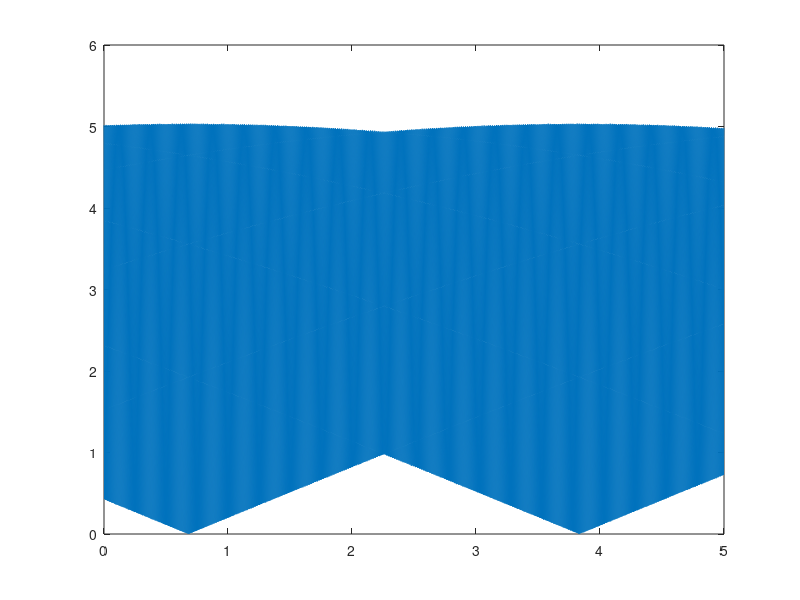
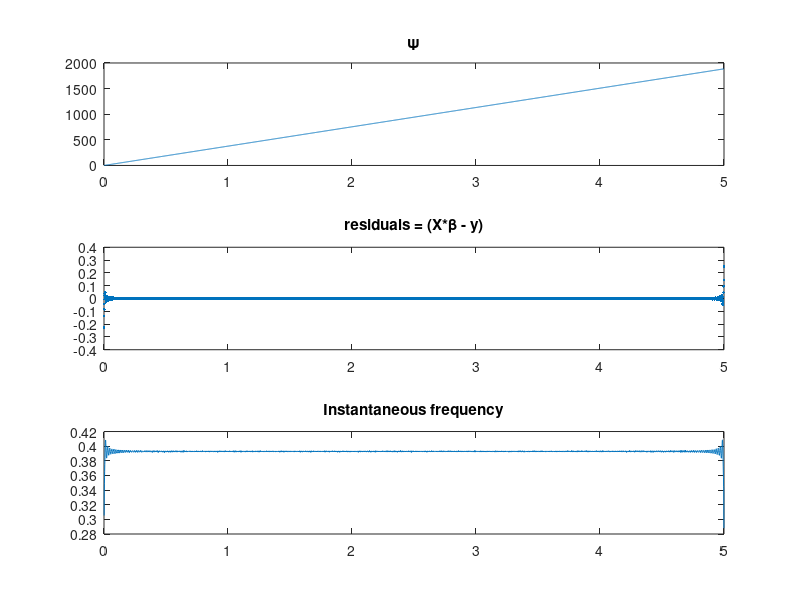

Recreate these plots in MATLAB, in order.
% Estimation of Frequency of lab signals
clear all; close all; clc;

%signal from memory
load('60Hz_DMM.mat');
NSamples = size(Signal,1);
F1 = 60; %nominal frequency [Hz]

%Hilbert filter
br = floor(0.05*NSamples); % 5% of NSamples are taken off at the beggining and end
z=hilbert(Signal);  % calculates the analytic signal associated with Signal
Psi = unwrap(angle(z));

f_hi=unwrap(angle(z(2:end,:).*conj(z(1:end-1,:))));  % Hilbert estimate of the instantaneous frequency of Signal
f=f_hi-median(f_hi(br:end-br));

plot(t,abs(Signal))

%estimation of angular frequency (w = 2*pi*f) using hilbert
% w is the slope of the linear curve

%1st degree model matrix
%calculating 2freqs
X1 = [t ones(size(t))]; y = Psi;
beta = (X1'*X1)\X1'*y;
fest_1 = beta(1)/(2*pi)
ferr_1 = 100*(fest_1 - F1)/F1
res_1 = (X1*beta - y);

figure
subplot(3,1,1); plot(t,Psi); title('\Psi')
subplot(3,1,2); plot(t,res_1,'.'); title('residuals = (X*\beta - y)')
subplot(3,1,3); plot(t(2:end),abs(f_hi)); title('Instantaneous frequency')


